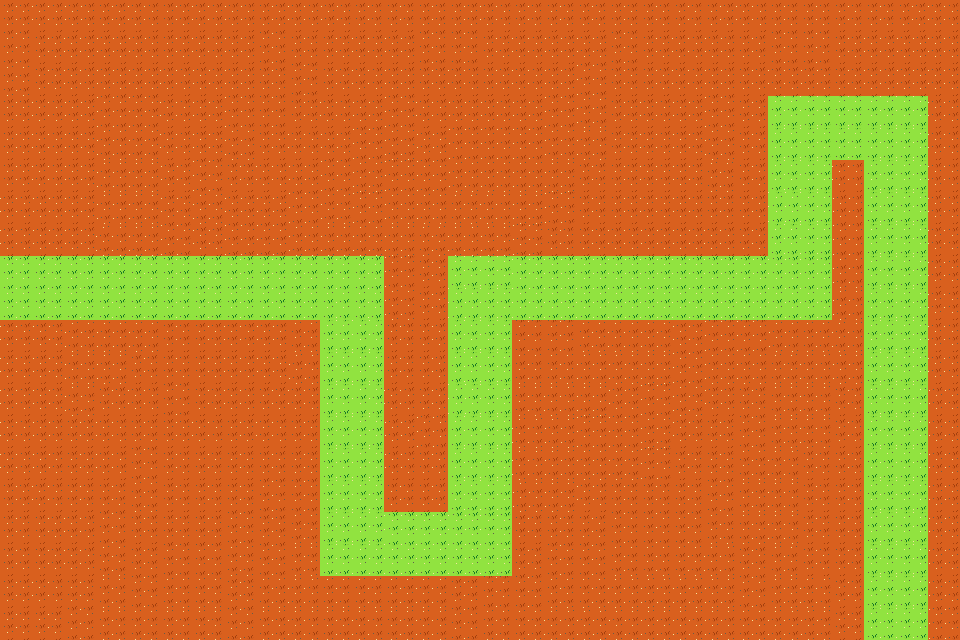

This is a level from a 2D game, rendered from its Tiled map with the project's own tilesets. A one-line summary and the complete map file follow:
An orthogonal 30x20 tile map with 32x32 px tiles, 1 tile layer (Tile Layer 1), 2 tilesets.

<map version="1.10" tiledversion="1.11.2" orientation="orthogonal" renderorder="right-down" width="30" height="20" tilewidth="32" tileheight="32" infinite="0" nextlayerid="2" nextobjectid="1">
 <tileset firstgid="1" source="deadgrass_tile_for_map.tsx" />
 <tileset firstgid="10" source="grass_tile_for_map.tsx" />
 <layer id="1" name="Tile Layer 1" width="30" height="20">
  <data encoding="csv">
1,2,3,1,2,1,2,3,1,2,3,1,1,1,1,2,1,1,1,1,1,1,1,2,1,1,1,1,1,2,
4,1,2,3,3,1,2,3,4,1,1,2,3,4,4,1,2,3,3,4,1,2,3,1,4,4,1,2,3,2,
7,1,2,3,3,2,3,3,1,4,1,2,3,1,2,1,2,3,6,1,1,2,3,1,2,3,1,2,3,2,
1,2,3,6,6,2,3,6,4,1,2,3,6,2,3,3,3,6,9,1,2,3,6,1,17,18,17,17,18,2,
1,2,3,9,9,2,3,9,1,2,3,6,9,3,6,6,6,9,9,1,2,3,9,1,17,18,17,17,18,2,
1,2,3,9,9,3,6,1,2,3,6,9,6,6,9,9,9,9,1,1,2,3,7,1,17,18,2,17,18,2,
2,3,3,9,9,3,9,3,3,6,9,6,9,9,7,8,9,6,1,1,2,3,1,1,18,18,3,17,18,2,
2,3,3,8,9,6,3,6,6,9,9,9,9,7,8,9,6,1,1,2,3,3,2,1,17,18,6,17,18,2,
14,14,14,14,14,14,14,14,14,14,14,14,6,1,17,18,15,15,15,15,15,15,15,15,15,15,9,17,18,2,
17,17,17,17,17,17,17,17,17,17,17,17,9,1,18,18,18,18,18,18,18,18,18,18,18,18,9,17,18,2,
2,3,9,9,9,1,1,2,3,7,17,18,1,1,17,18,4,4,7,8,9,3,6,6,9,7,8,17,18,2,
2,3,9,9,1,1,1,2,3,9,17,18,1,1,17,18,7,7,9,9,9,6,9,9,7,8,9,17,18,2,
2,3,9,1,2,4,1,2,1,2,17,18,2,1,18,18,7,8,9,3,6,9,3,1,7,8,1,17,18,3,
2,3,1,2,1,1,2,1,2,1,17,18,3,6,17,18,8,9,6,6,9,3,1,4,7,8,1,17,18,3,
2,3,1,2,4,1,1,1,1,1,17,18,3,1,17,18,8,9,9,9,6,1,1,7,8,1,1,17,18,3,
1,2,1,1,7,1,1,1,4,4,17,18,1,1,17,18,9,9,3,1,1,1,4,7,8,1,1,17,18,3,
1,1,2,4,1,1,1,4,1,7,17,18,15,15,15,15,1,1,1,4,4,4,7,7,8,1,1,17,18,3,
1,1,2,7,1,4,4,7,4,7,17,18,18,18,18,18,1,4,4,7,7,7,8,1,7,1,1,17,18,3,
1,2,1,7,4,7,7,1,7,8,7,7,7,8,1,4,4,7,7,8,9,9,9,4,7,8,1,17,18,3,
1,1,4,7,7,7,7,4,7,8,7,8,7,8,4,7,7,8,9,9,9,9,9,7,8,9,1,17,18,6
</data>
 </layer>
</map>